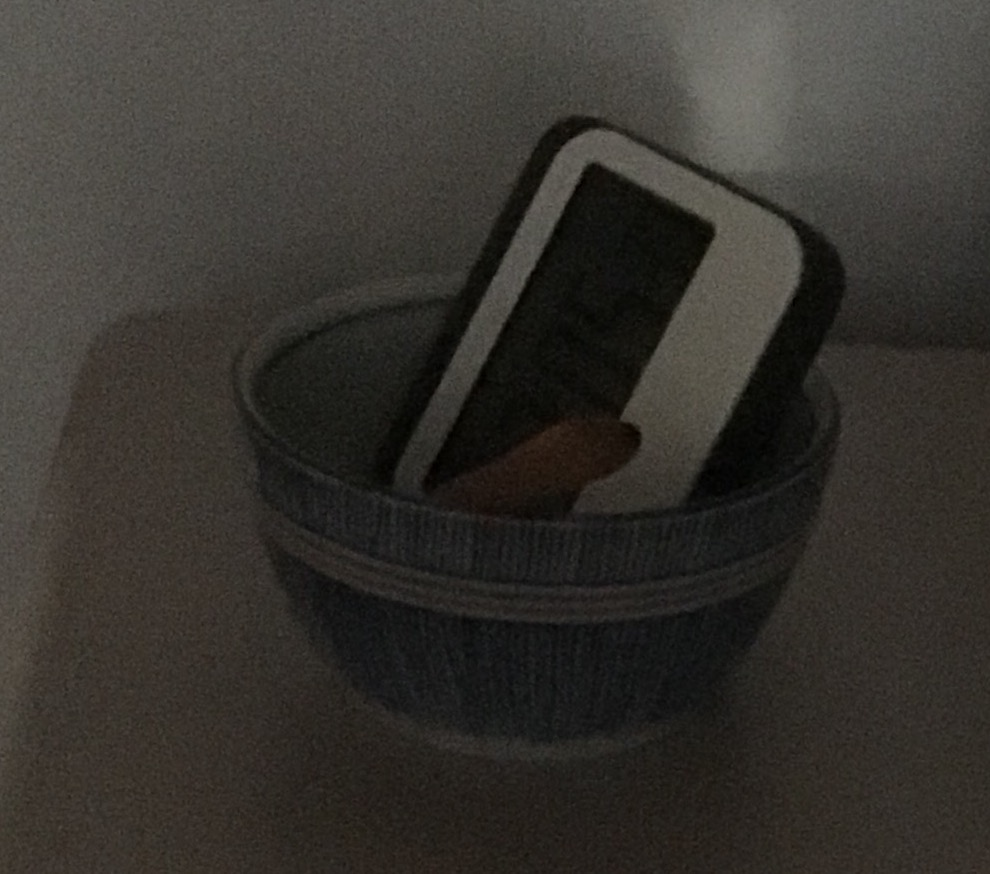
%> input picture Filters/pics/low2.jpg, 990 x 874 px
$ octave Q1.m   (GNU Octave 9; MATLAB toolbox functions it lacks are replaced by stand-ins)
%> lines starting %> are read from the running program, lines starting %| are printed output that depends on the picture
### Filters/freqdomain.m
function [ out, H, MSE ] = freqdomain( im, noisy, b )

    [h, w] = size(noisy);
    [wx, wy] = freqspace([h w],'meshgrid');

    %construct Wiener filter in frequency domain
    cx = ceil(h / 2);
    cy = ceil(w / 2) + 1;
    [X, Y] = meshgrid(1:w,1:h);
    wx = X - cy;
    wy = Y - cx;
    wx = wx ./ max(wx(:));
    wy = wy ./ max(wy(:));

    k = 1 + (((wx .^ 2) + (wy .^ 2)) .* (pi ^ 2)) ./ (b ^2);
    H = 1 ./ k;     % H(wx, wy)

    tic
    ft = fftshift(fft2(noisy));
    out = ifft2(ifftshift(ft .* H));
    elapsedTime = toc;

    MSE = immse(out, im);

    %% plot figures;

    str = sprintf('%0.2f',b);
    figure; imshow(H,[],'InitialMagnification','fit');
    title(['Frequency Domain Filter H with b = ', str]);

    figure; imagesc([1 h],[1 w],H);
    colorbar; colormap default;
    title(['Freqency Domain Filter H with b = ', str]);

    c = ceil(h/2);
    figure; plot(H(c, :));
    title(['1D Cross-section of Frequency Filter H with b = ',str]);
    xlabel('Position');
    ylabel('Value');

    figure;imshow(out, 'InitialMagnification','fit');
    title(['Filtered Image in Frequency Domain with b = ', str]);

end

### Filters/spacedomain.m
function [ out, h, MSE ] = spacedomain( im, b, H )

    h = ifft2(ifftshift(H)); % h - spatial filter, H - freq filter
    h = abs(fftshift(h));

    maxh = max(h(:));
    idx = find(abs(h) < maxh * 0.001);
    h(idx) = 0;

    h = h ./ sum(h(:));
    [kx, ky] = size(h);

    tic
    out = conv2(im, h, 'same');
    elapsedTime = toc;

    MSE = immse(out, im);

    %% Plot figures;

    str = sprintf('%0.2f',b);
    figure;
    imshow(h,[], 'InitialMagnification','fit');
    title(['Space Domain Filter h with b = ', str]);

    figure;
    imagesc([1 kx], [1 ky],h);
    colorbar; colormap default;
    title(['Space Domain Filter h with b = ', str]);

    mid = h(ceil(kx/2), :);
    figure; plot(mid);
    title(['1D Cross-section of Spatial Filter h with b =', str]);
    xlabel('Position');
    ylabel('Value');

    figure; imshow(out,'InitialMagnification','fit');
    title(['Filtered Image in Space Domain with b = ',str]);
end

### Filters/Q1.m
clear all
clc
close all

addpath(genpath('pics/'));
img = imread('low2.jpg');
%> img is the input picture: size 874x990x3 uint8; mean R, G, B 54.2, 51.2, 46.3

im = rgb2gray(img);
im = im2double(im);
%> im: size 874x990 double

figure(1); imshow(im, 'InitialMagnification','fit');
title('Original image');

b = 0.25;
% b = 0.1;

[outfreq, H, MSEf] = freqdomain(im, im, b);
%> in freqdomain, `title(['Freqency Domain Filter H with b = ', str]);`:
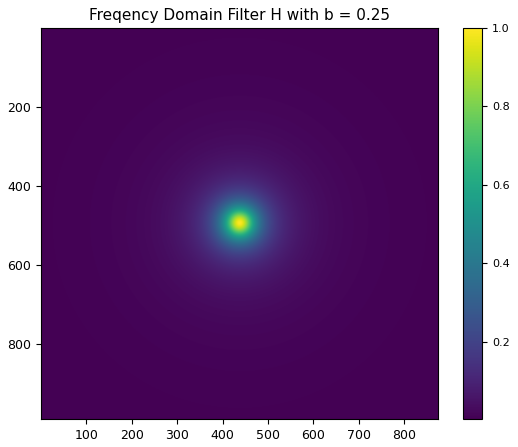
%> figure redrawn from the program's plot data
%> in freqdomain, `ylabel('Value');`:
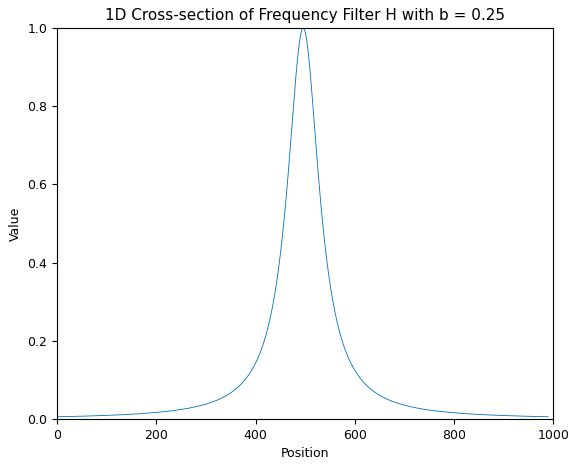
%> figure redrawn from the program's plot data; curve peaks at x = 496, y = 1
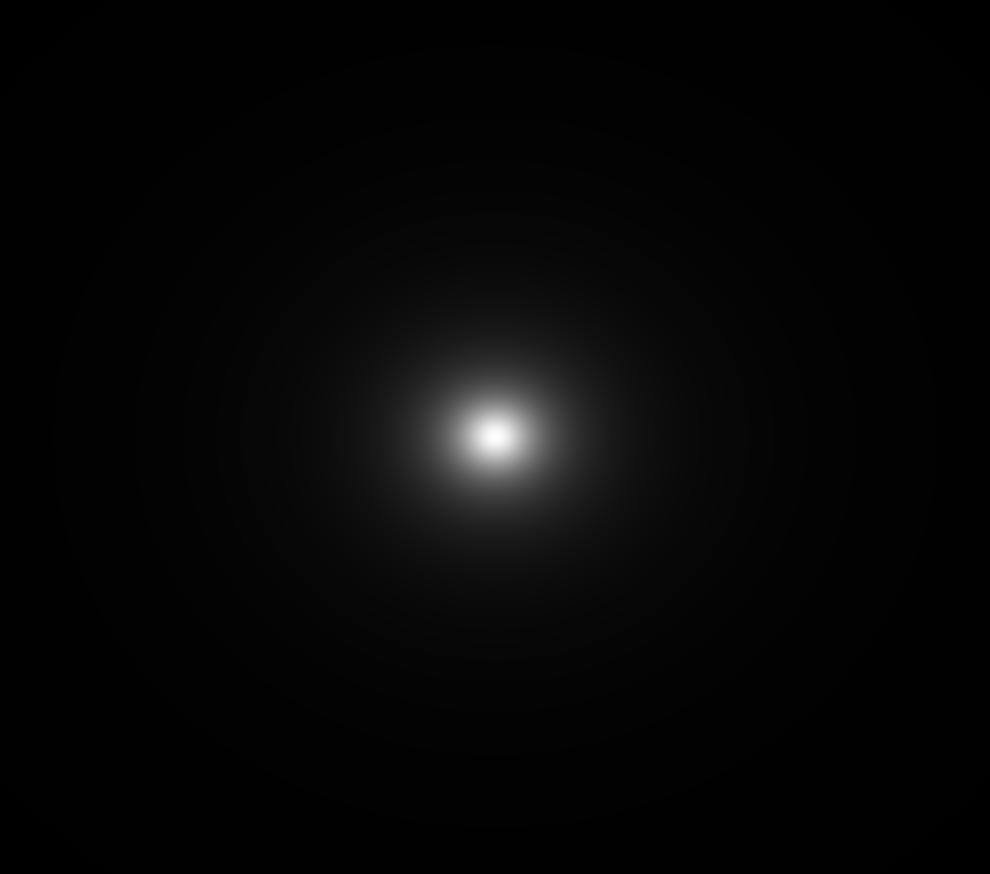
%> H: size 874x990 double; min 0.00315, max 1, mean 0.0263
[outspace, h, MSEw] = spacedomain(im, b, H);
%> in spacedomain, `maxh = max(h(:));`: maxh = 0.0263
%> in spacedomain, `idx = find(abs(h) < maxh * 0.001);`: idx = 863835 values from 1 to 865260
%> in spacedomain, `MSE = immse(out, im);`: MSE = 0.000401
%> in spacedomain, `title(['Space Domain Filter h with b = ', str]);`:
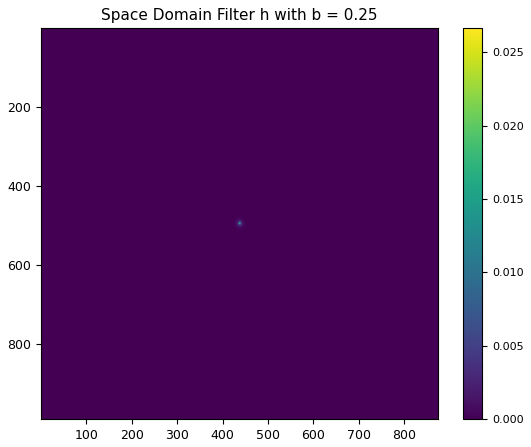
%> figure redrawn from the program's plot data
%> in spacedomain, `mid = h(ceil(kx/2), :);`: mid = 990 values, max 0.016 at index 496, min 0 at index 1, mean 0.0001
%> in spacedomain, `ylabel('Value');`:
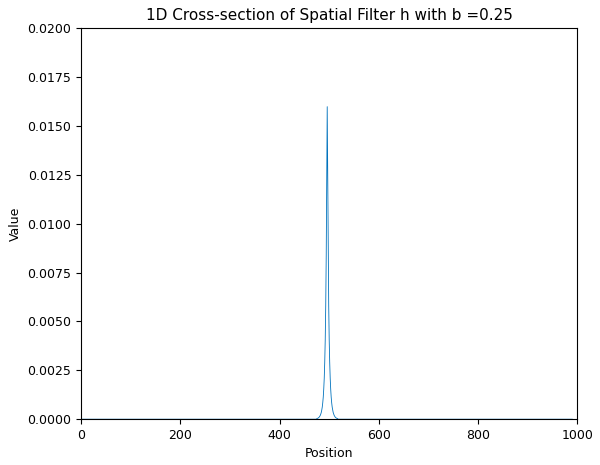
%> figure redrawn from the program's plot data; curve peaks at x = 496, y = 0.016
%> MSEw = 0.000401

%% call function with various beta value and plot MSE with each method

% [16 lines of commented-out code are left out]

$ run again, with Filters/pics/low1.jpg copied over Filters/pics/low2.jpg
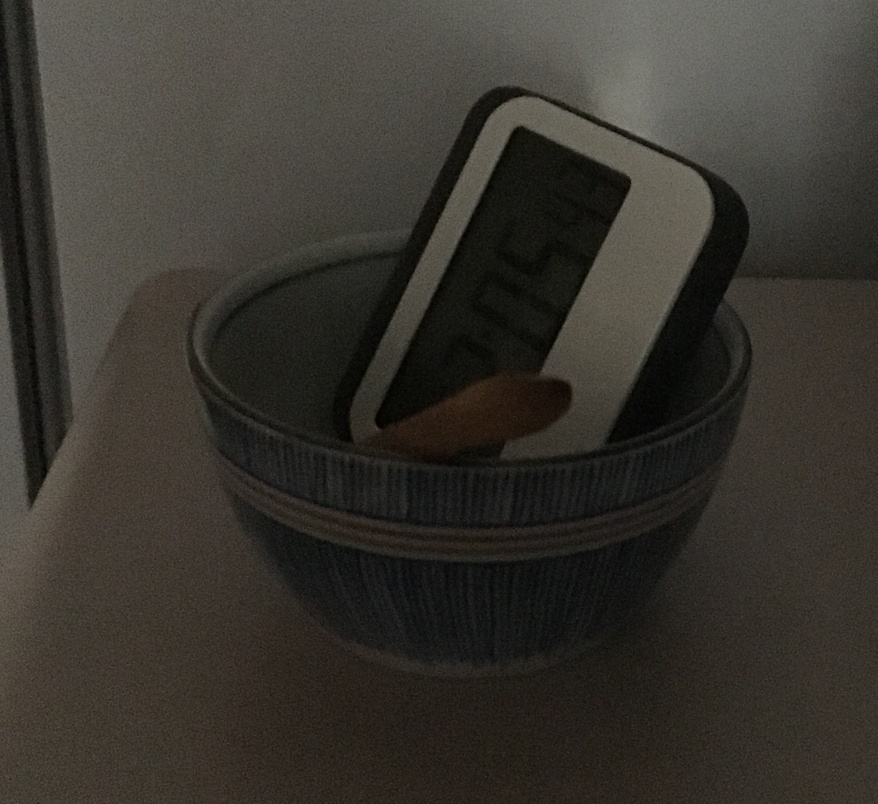
%> input picture Filters/pics/low1.jpg, 878 x 804 px, shrunk from 1717 x 1572 before the run
%> img is the input picture: size 804x878x3 uint8; mean R, G, B 56.1, 52.8, 46.6
%> in freqdomain, `ylabel('Value');`:
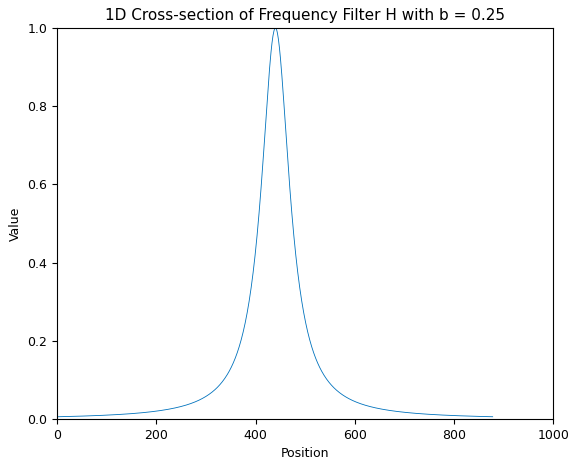
%> figure redrawn from the program's plot data; curve peaks at x = 440, y = 1
%> maxh = 0.0262
%> idx = 704487 values from 1 to 705912
%> MSE = 0.000601
%> mid = 878 values, max 0.016 at index 440, min 0 at index 1, mean 0.000113
%> in spacedomain, `ylabel('Value');`:
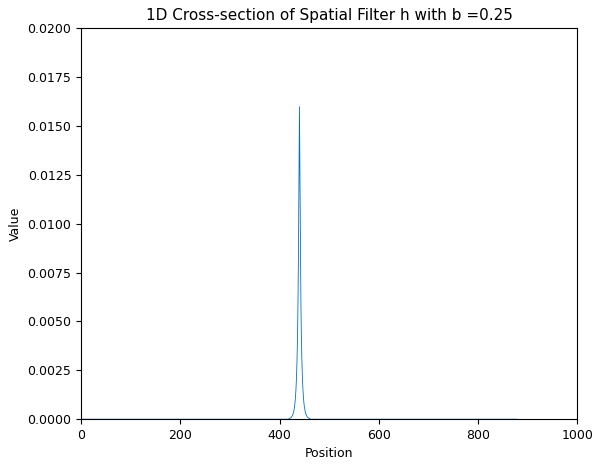
%> figure redrawn from the program's plot data; curve peaks at x = 440, y = 0.016
%> MSEw = 0.000601
